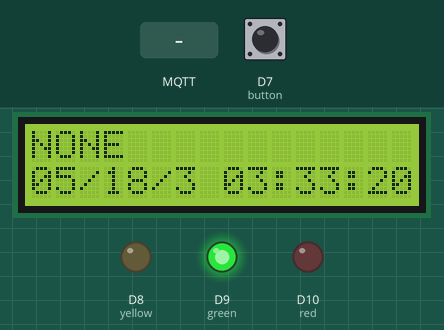
Simulated run of this sketch. Board: Arduino MKR. Shown: 16×2 character LCD, output pins drawn as LEDs (lit = HIGH). Inputs (shaded band) come from the test bench; at power-on: D7 (button) LOW. WiFi joins after 1.5 s; servers stay silent unless stated; network time is answered at once with the bench clock; the local clock reads 2024-03-15 10:24:30 at power-on unless the sketch sets it; no MQTT or app messages arrive unless stated; what the sketch prints to the serial monitor is not drawn.

Above: at 2.8 s.
2.9 s: MQTT message "1" arrives on the first subscribed topic
5.2 s: D7 (button) pulled HIGH for 1 s
At 5.4 s:
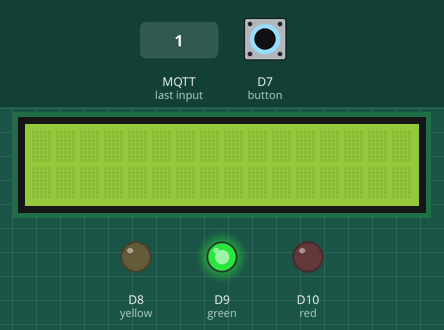
7.7 s: D7 (button) pulled HIGH for 3.2 s
12.4 s: MQTT message "on" arrives on the first subscribed topic
14.4 s: MQTT message "off" arrives on the first subscribed topic
Timing chart, 0 to 17.4 s (numbered marks = the images above; inputs shaded):
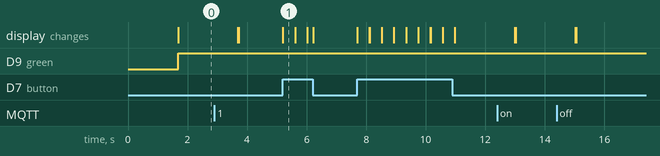

Measured:
- after the input at 5.2 s, the display: changes at once (image 1)
- what the display in image 1 shows lasts 0.4 s, from 5.2 s to 5.6 s

The sketch:

arduinoSketch.ino
```cpp
#include <FlashAsEEPROM.h>
#include <FlashStorage.h>
#include <ArduinoJson.h>
#include <WiFi101.h>
#include <NTPClient.h>
#include <WiFiUdp.h>
#include <time.h>
#include <PubSubClient.h>
#include <LiquidCrystal.h>

#define LEAP_YEAR(Y)     ( (Y>0) && !(Y%4) && ( (Y%100) || !(Y%400) ) )

#define SERVO 7
#define USERNAME "sebasala"
#define TODOLIST_TOPIC "uark/csce5013/sebasala/todolist"

typedef struct {
  char title[36];
  uint32_t due;
  uint16_t yellow;
  uint16_t red;
} toDoItem;

typedef struct {
  toDoItem item_list[5];
  uint8_t list_length;
} toDoList;

//////////////hardware setup//////////////////////
//LCD
const int rs = 12, en = 11, d4 = 5, d5 = 4, d6 = 3, d7 = 2;
LiquidCrystal lcd(rs, en, d4, d5, d6, d7);
//Button
const int button = 7;
//Piezo
const int piezo = 8;
//LEDs
const int red = 10, green = 9, yellow = 8;
//////////////////////////////////////////////////
///////////////Network setup//////////////////////
//WIFI
char ssid[] = "Suhail Basalama";
char password[] = "12345678";
int status = WL_IDLE_STATUS;
//WIFI client
WiFiClient wifiClient;
// Define NTP Client to get time
WiFiUDP ntpUDP;
NTPClient timeClient(ntpUDP);
//MTTQ client
const char* mqtt_server = "thor.csce.uark.edu";
PubSubClient client(wifiClient);
long lastMsg = 0;
char msg[50];
int value = 0;
long lastCheckConnected = -1000;

//////////////////////////////////////////////////
////////////////data structures setup/////////////
//to do list struct
toDoList tdList;
char jsonToDoList[500] = "";
//json
// allocate the memory for the document
DynamicJsonDocument doc(1024);
// FlashStorage Library declaring a variable called my_flash_store that is of type toDoList
FlashStorage(flash, toDoList);
//////////////functions///////////////////////////
String getFormattedDate(unsigned long t, unsigned long secs=0);
void insertionSort(toDoList* tdList, unsigned char n=5);
void printToDoList(toDoList* tdList);
///////////global helper variables////////////////
unsigned char scroll;
unsigned char scroll_counter;
unsigned char scrolling = 0;
unsigned char wifi_counter;
unsigned char time_update;
uint32_t current_time = 0;
unsigned char passedDue = 0;
int wifi_wait=0;

void setup() {

  pinMode(button, INPUT);
  pinMode(green, OUTPUT);
  pinMode(yellow, OUTPUT);
  pinMode(red, OUTPUT);
  Serial.begin(9600);
  lcd.begin(16, 2);
  while(!Serial);

  Serial.print("----Application Started----\n");

    // set up the LCD's number of columns and rows:

  setup_wifi();

  client.setServer(mqtt_server, 1883);
  client.setCallback(callback);

  timeClient.begin();
  timeClient.setTimeOffset(-5*3600); //-5 hours GMT

  //read to do list from flash
  tdList = flash.read();

  if(tdList.item_list[0].due == 0)
  {
    tdList.list_length = 5;
    for(int i=0; i<tdList.list_length; i++)
    {
        strcpy(tdList.item_list[i].title,"NONE");
        tdList.item_list[i].due = 2000000000;
        tdList.item_list[i].yellow = 0;
        tdList.item_list[i].red = 0;
    }
  }

  unsigned char success = timeClient.forceUpdate();
  current_time = success? timeClient.getEpochTime():0;

}

void printToDoList(toDoList* tdList){
  Serial.println("Start printing");
  for(int i=0; i<tdList->list_length; i++)
  {
    Serial.print(tdList->item_list[i].title);
    Serial.print(" ");
    Serial.print(tdList->item_list[i].due);
    Serial.print(" ");
    Serial.print(tdList->item_list[i].yellow);
    Serial.print(" ");
    Serial.print(tdList->item_list[i].red);
    Serial.print("\n");
  }
}
void CopyToDoItems(toDoItem* destination, toDoItem* source){
  strcpy(destination->title,source->title);
  destination->due = source->due;
  destination->yellow = source->yellow;
  destination->red = source->red;
}
void insertionSort(toDoList* tdList, unsigned char n) {
    int i, j;
    toDoItem key;
    for (i = 1; i < n; i++) {
        CopyToDoItems(&key, &tdList->item_list[i]);
        j = i - 1;

        while (j >= 0 && tdList->item_list[j].due > key.due) {
            CopyToDoItems(&tdList->item_list[j+1],&tdList->item_list[j]);
            j = j - 1;
        }
        CopyToDoItems(&tdList->item_list[j + 1],&key);
    }
}
void setup_wifi() {

  delay(1);
  // We start by connecting to a WiFi network
  Serial.println();
  Serial.print("Connecting to ");
  Serial.println(ssid);

  while (status != WL_CONNECTED && wifi_wait<1) {
      Serial.println(wifi_wait);
      status = WiFi.begin(ssid, password);
      wifi_wait++;
      if(status == WL_CONNECTED)
      {
        Serial.println("");
        Serial.println("WiFi connected");
        Serial.println("IP address: ");
        Serial.println(WiFi.localIP());
        unsigned char success = timeClient.forceUpdate();
        current_time = success? timeClient.getEpochTime():0;
        wifi_wait=0;
        return;
      }
  }


}
JsonArray strToJsonArray(char* jsonToDoList){
   // parse a JSON array
  deserializeJson(doc, jsonToDoList);
  // extract the values
  JsonArray array = doc.as<JsonArray>();
  return array;
}
toDoItem* getToDoItem(JsonArray array, unsigned char index){
  JsonObject obj = array[index];
  toDoItem* tdItem = (toDoItem*) calloc(sizeof(toDoItem), 1);
  strcpy(tdItem->title,obj["title"]);
  tdItem->due = obj["due"];
  tdItem->yellow = obj["yellow"];
  tdItem->red = obj["red"];
  return tdItem;
}
String getFormattedTime(unsigned long t, unsigned long secs=0) {
  unsigned long rawTime = secs ? secs : t;
  unsigned long hours = (rawTime % 86400L) / 3600;
  String hoursStr = hours < 10 ? "0" + String(hours) : String(hours);

  unsigned long minutes = (rawTime % 3600) / 60;
  String minuteStr = minutes < 10 ? "0" + String(minutes) : String(minutes);

  unsigned long seconds = rawTime % 60;
  String secondStr = seconds < 10 ? "0" + String(seconds) : String(seconds);

  return hoursStr + ":" + minuteStr + ":" + secondStr;
}
String getFormattedDate(unsigned long t, unsigned long secs) {
  unsigned long rawTime = (secs ? secs : t) / 86400L;  // in days
  unsigned long days = 0, year = 1970;
  uint8_t month;
  static const uint8_t monthDays[]={31,28,31,30,31,30,31,31,30,31,30,31};

  while((days += (LEAP_YEAR(year) ? 366 : 365)) <= rawTime)
    year++;
  rawTime -= days - (LEAP_YEAR(year) ? 366 : 365); // now it is days in this year, starting at 0
  days=0;
  for (month=0; month<12; month++) {
    uint8_t monthLength;
    if (month==1) { // february
      monthLength = LEAP_YEAR(year) ? 29 : 28;
    } else {
      monthLength = monthDays[month];
    }
    if (rawTime < monthLength) break;
    rawTime -= monthLength;
  }

  String yearStr = String(year);
  char year19[5];
  strcpy(year19,yearStr.c_str());
  String monthStr = ++month < 10 ? "0" + String(month) : String(month); // jan is month 1
  String dayStr = ++rawTime < 10 ? "0" + String(rawTime) : String(rawTime); // day of month
  return monthStr + "/" + dayStr + "/" + &year19[3] + " " + getFormattedTime(secs ? secs : 0, t);
}
void callback(char* topic, byte* payload, unsigned int length) {
  Serial.print("Message arrived [");
  Serial.print(topic);
  Serial.print("] ");
  for (int i = 0; i < length; i++) {
    Serial.print((char)payload[i]);
    strcpy(jsonToDoList, (char*)payload);
  }

  lcd.clear();
  JsonArray array = strToJsonArray(jsonToDoList);
  tdList.list_length = 5;
  for(int i=0; i<tdList.list_length; i++)
  {
    toDoItem* item = getToDoItem(array, i);
    CopyToDoItems(&tdList.item_list[i], item);
    free(item);
    if(tdList.item_list[i].due == 0)
    {
      strcpy(tdList.item_list[i].title,"NONE");
      tdList.item_list[i].due = 2000000000;
      tdList.item_list[i].yellow = 0;
      tdList.item_list[i].red = 0;
    }
  }

  passedDue = 0;


//  printToDoList(&tdList);
  insertionSort(&tdList);
//  printToDoList(&tdList);

  flash.write(tdList);

//  timeClient.update();
  unsigned char success = timeClient.forceUpdate();
  current_time = success? timeClient.getEpochTime():0;

  Serial.println();

}
void reconnect() {
  // Loop until we're reconnected

    Serial.print("Attempting MQTT connection...");
    // Attempt to connect
    if (client.connect(USERNAME)) {
      Serial.println("connected");
      // Once connected, subscribe to input channel
      //client.subscribe(SUBSCRIBE_TOPIC);
      //client.publish(PUBLISH_TOPIC,USERNAME);
    } else {
      Serial.print("failed, rc=");
      Serial.print(client.state());
      Serial.println(" try again in 5 seconds");
      // Wait 5 seconds before retrying
//      delay(5000);
    }

}
void loop() {

  if(millis() - lastCheckConnected >= 1000){

    status = WiFi.status();
    if(status != WL_CONNECTED  && wifi_counter>=10)
    {
      wifi_wait = 0;
      wifi_counter = 0;
      setup_wifi();
    }
    else if(status == WL_CONNECTED)
    {

      if(!client.connected()) {
        reconnect();
        client.subscribe(TODOLIST_TOPIC);
      }
      client.loop();
    }
    lastCheckConnected = millis();
    scroll_counter++;
    wifi_counter++;
    time_update++;
  }

  if(time_update%60 == 0)
  {
    time_update = 0;
    if(status == WL_CONNECTED)
    {
        //  timeClient.update();
        unsigned char success = timeClient.forceUpdate();
        current_time = success? timeClient.getEpochTime():0;
    }
    else
      current_time = 0;

  }

  current_time = (status == WL_CONNECTED)? timeClient.getEpochTime():0;

   if(digitalRead(button) == HIGH && !passedDue)
   {
      scroll++;
      scroll_counter = 1;
      if(scroll>4) scroll = 0;
      lcd.clear();
      delay(200);
   }

  //counter to return to the first element if not scrolled for 60 seconds
    if(scroll_counter%60==0)
    {
      scroll_counter = 0;
      scroll = 0;
    }

   if(!passedDue)
   {
        lcd.setCursor(0,0);
        lcd.print(tdList.item_list[scroll].title);
        lcd.setCursor(0,1);
        lcd.print(getFormattedDate(tdList.item_list[scroll].due));
   }
   else
   {
        tone(6, 1047, piezo);

        lcd.setCursor(0,0);
        lcd.print(tdList.item_list[0].title);
        lcd.setCursor(0,1);
        lcd.print("Deadline passed!");

        if(digitalRead(button)==HIGH)
        {
          printToDoList(&tdList);
          passedDue = 0;
          strcpy(tdList.item_list[0].title,"NONE");
          tdList.item_list[0].due = 2000000000;
          tdList.item_list[0].yellow = 0;
          tdList.item_list[0].red = 0;
          printToDoList(&tdList);
          insertionSort(&tdList);
          printToDoList(&tdList);
          lcd.clear();
          scroll = 0;
          delay(200);
        }
   }

   if(current_time < tdList.item_list[0].due - tdList.item_list[0].yellow)
   {
      digitalWrite(yellow,LOW);
      digitalWrite(green,HIGH);
      digitalWrite(red,LOW);
   }
   else if(current_time >= tdList.item_list[0].due - tdList.item_list[0].yellow)
   {
      if(current_time >= tdList.item_list[0].due - tdList.item_list[0].red)
       {
          if(current_time >= tdList.item_list[0].due && !passedDue)
          {
             lcd.clear();
             passedDue = 1;
          }
          else
          {
            digitalWrite(yellow,LOW);
            digitalWrite(green,LOW);
            digitalWrite(red,HIGH);
          }
       }
       else
       {
          digitalWrite(yellow,HIGH);
          digitalWrite(green,LOW);
          digitalWrite(red,LOW);
       }
   }


}
```
